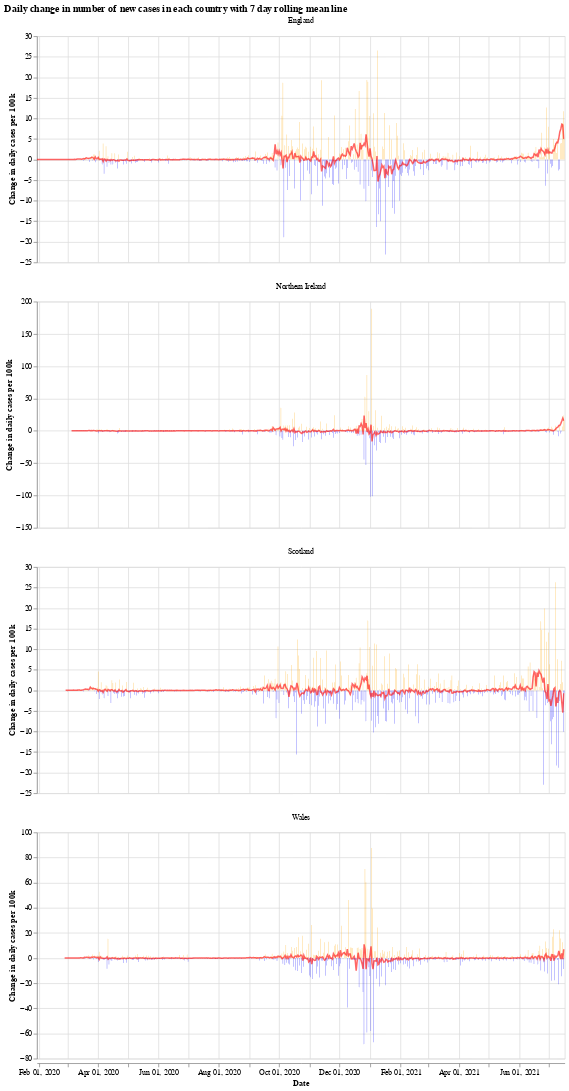

The notebook cell saved with this chart:
### Markdown cell above
We will use the Python library `Altair` for visualising the data, see the [altair docs](https://altair-viz.github.io/) for more information.

First we have a graph which shows the daily change in the number of new cases for each country. This number jumps up and down all over the place, which is likely due to delay in reporting of new cases over the weekend. Another interesting thing is that it looks like the daily cases in Wales experienced a much shorter period of calm over the summer (calm in the sense of daily cases not jumping up and down).

The orange bars are days when the number of new cases (per 100k population) was more than the previous day, while the blue are days when the number of new cases dropped. The red line is the 7 day moving average. 

When the moving average line is below 0, it means that there is a consistent drop in new cases. We can see this clearly happening around the times that lockdowns were introduced (though, to varying degrees). I will update the graphs soon with a marker of when each lockdown started.

### Code cell
# collapse
import altair as alt

bars = alt.Chart(uk_cases).mark_bar().encode(
    x=alt.X("yearmonthdate(date):T", axis=alt.Axis(title='Date')),
    y=alt.Y("casesChangeRate:Q", axis=alt.Axis(title='Change in daily cases per 100k')),
    tooltip='casesChange',
    color=alt.condition(
        alt.datum.casesChangeRate > 0,
        alt.value("orange"),  # The positive color
        alt.value("blue")  # The negative color
    )
).properties(title='Daily change in number of new cases with 7 day rolling mean',width=700).interactive()

line = alt.Chart(uk_cases).mark_line(
    color='red',
    size=2,
    opacity=0.6
).transform_window(
    rolling_mean='mean(casesChangeRate)',
    frame=[0, 7],
    groupby=['areaName']
).encode(
    x='yearmonthdate(date):T',
    y='rolling_mean:Q'
)

alt.layer(bars, line, data=uk_cases).facet(alt.Column(
    'areaName', title=''), columns=1).resolve_scale(y='independent').properties(title='Daily change in number of new cases in each country with 7 day rolling mean line')

### Figure 1 — Vega-Lite specification as saved in the notebook (floating-point values rounded to 4 significant figures; data arrays with more than 128 entries replaced by an {"elided": "..."} marker saying what was removed)
{"config": {"view": {"continuousWidth": 400, "continuousHeight": 300}}, "data": {"name": "data-863fc5bab8e010eb80dc7c163f8e4a44"}, "facet": {"type": "nominal", "field": "areaName", "title": ""}, "spec": {"layer": [{"mark": "bar", "encoding": {"color": {"condition": {"value": "orange", "test": "(datum.casesChangeRate > 0)"}, "value": "blue"}, "tooltip": {"type": "quantitative", "field": "casesChange"}, "x": {"type": "temporal", "axis": {"title": "Date"}, "field": "date", "timeUnit": "yearmonthdate"}, "y": {"type": "quantitative", "axis": {"title": "Change in daily cases per 100k"}, "field": "casesChangeRate"}}, "selection": {"selector001": {"type": "interval", "bind": "scales", "encodings": ["x", "y"]}}, "title": "Daily change in number of new cases with 7 day rolling mean", "width": 700}, {"mark": {"type": "line", "color": "red", "opacity": 0.6, "size": 2}, "encoding": {"x": {"type": "temporal", "field": "date", "timeUnit": "yearmonthdate"}, "y": {"type": "quantitative", "field": "rolling_mean"}}, "transform": [{"window": [{"op": "mean", "field": "casesChangeRate", "as": "rolling_mean"}], "frame": [0, 7], "groupby": ["areaName"]}]}]}, "columns": 1, "resolve": {"scale": {"y": "independent"}}, "title": "Daily change in number of new cases in each country with 7 day rolling mean line", "$schema": "https://vega.github.io/schema/vega-lite/v4.8.1.json", "datasets": {"data-863fc5bab8e010eb80dc7c163f8e4a44": {"elided": "2044 records"}}}
